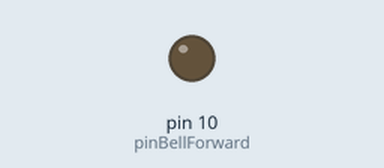
Bench run of a sketch on a simulated Arduino Uno, built with avr-gcc and run on an emulated ATmega328P. Parts: output pins drawn as LEDs (lit = HIGH).

Above: at 0.85 s.
At 2.72 s:
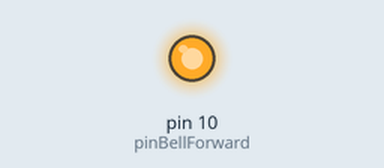
Timing chart, 0 to 3.0 s (numbered marks = the images above):
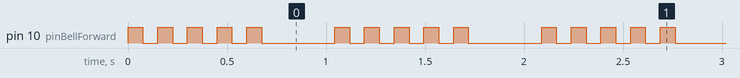

Measured:
- by itself, pin 10 (pinBellForward): repeats every 1.0 s: 4 × (LOW 0.08 s, HIGH 0.08 s), LOW 0.37 s, HIGH 0.08 s

The sketch:

testBell.ino
```cpp
#define BELL_SOLENOID

const uint8_t pinBellForward  = 10;  // Bell left
#ifdef BELL_SOLENOID
const uint8_t BELL_DELAY = 450;
#else
const uint8_t pinBellBack  = 12;  // Bell right
#endif
const uint16_t BELL_FREQ = 75;  // Bell frequency
const uint16_t LOOP_DELAY = 100;  // Loop delay
const uint8_t RING_COUNT = 5;

void bellOff()
{
	digitalWrite(pinBellForward, LOW);
#ifndef BELL_SOLENOID
	digitalWrite(pinBellBack, LOW);
#endif
}

void bell(bool active)
{
	if(active) {
#ifdef BELL_SOLENOID
		digitalWrite(pinBellForward, HIGH);
		delay(BELL_FREQ);
#else
		//bell left
		digitalWrite(pinBellForward, HIGH);
		digitalWrite(pinBellBack, LOW);
		delay(BELL_FREQ);

		//bell right
		digitalWrite(pinBellForward, LOW);
		digitalWrite(pinBellBack, HIGH);
		delay(BELL_FREQ);
#endif
	}
	else {
#ifdef BELL_SOLENOID
		digitalWrite(pinBellForward, LOW);
		delay(BELL_FREQ);
#else
		bellOff();
#endif
	}
}

void ring()
{
	for (uint8_t i = 0; i < RING_COUNT; ++i) {
		bell(true);
		bell(false);
	}
#ifdef BELL_SOLENOID
	delay(BELL_DELAY);
#endif
}

void setup()
{
	pinMode(pinBellForward, OUTPUT);
#ifndef BELL_SOLENOID
	pinMode(pinBellBack, OUTPUT);
#endif
}

void loop()
{
	ring();
	delay(LOOP_DELAY);
}
```
